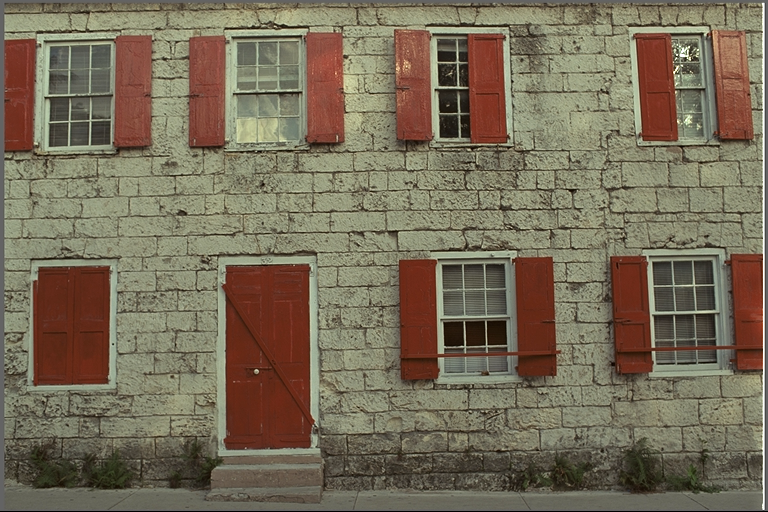
#> input picture experiments/real_photos/kodim01.png, 768 x 512 px, found by its file name
$ python fastvec.py
#> lines starting #> are read from the running program, lines starting #| are printed output that depends on the picture
"""ULTRA-FAST path: row-vectorized predictors (numpy C-speed) + zlib (C-speed). No Python pixel loops."""
import numpy as np, zlib, time
from PIL import Image
import os
def saturate8(a): return a
d="/tmp/opencode/autocompress/experiments/real_photos"
def ycocg(rgb):
    R=rgb[:,:,0].astype(np.int16); G=rgb[:,:,1].astype(np.int16); B=rgb[:,:,2].astype(np.int16)
    Co=R-B; t=B+(Co>>1); Cg=G-t; Y=t+(Cg>>1)
    return {"Y":Y,"Co":Co,"Cg":Cg}
def predict_top(P):  # P padded (H+1,W+1); row-vectorized: pred[i,j]=P[i,j+1](top)
    return P[:-1,1:]
def residuals_top(arr):
    P=np.pad(arr,((1,0),(1,0)),mode='edge').astype(np.int16)
    return (arr-predict_top(P)).astype(np.int16)
def residuals_avg(arr):
    P=np.pad(arr,((1,0),(1,0)),mode='edge').astype(np.int16)
    pred=((P[:-1,1:].astype(np.int32)+P[:-1,:-1].astype(np.int32))//2).astype(np.int16)
    return (arr-pred).astype(np.int16)
def residuals_gradcorr(arr):
    P=np.pad(arr,((1,0),(1,1)),mode='edge').astype(np.int16)
    top=P[:-1,1:-1].astype(np.int32); tl=P[:-1,:-2].astype(np.int32); tr=P[:-1,2:].astype(np.int32)
    pred=(top+((tl-tr)//2)).astype(np.int16)
    return (arr-pred).astype(np.int16)
def zz_bytes(r):
    u=np.where(r>=0,2*r,-2*r-1).astype(np.int32)
    # store as 16-bit LE bytes (two byte planes: low, high) - high plane mostly zero -> zlib loves it
    return u.astype(np.uint16).tobytes()
for fn in ["kodim01.png","kodim07.png","kodim23.png"]:
    rgb=np.array(Image.open(os.path.join(d,fn)).convert("RGB")); H,W,_=rgb.shape
#> further down, rgb is the input picture: shape (512, 768, 3); mean R, G, B 119.8, 108.7, 88.4
#> after `H, W, _ = rgb.shape`: H = 512; W = 768
    Y=ycocg(rgb)
#> in ycocg, `R = rgb[:, :, 0].astype(np.int16)`:
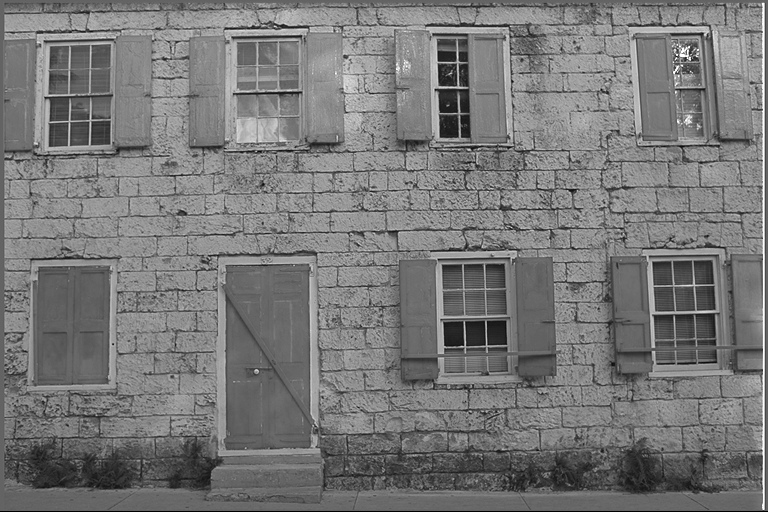
#> R: shape (512, 768) int16; min 0, max 255, mean 119.8
#> in ycocg, `G = rgb[:, :, 1].astype(np.int16)`:
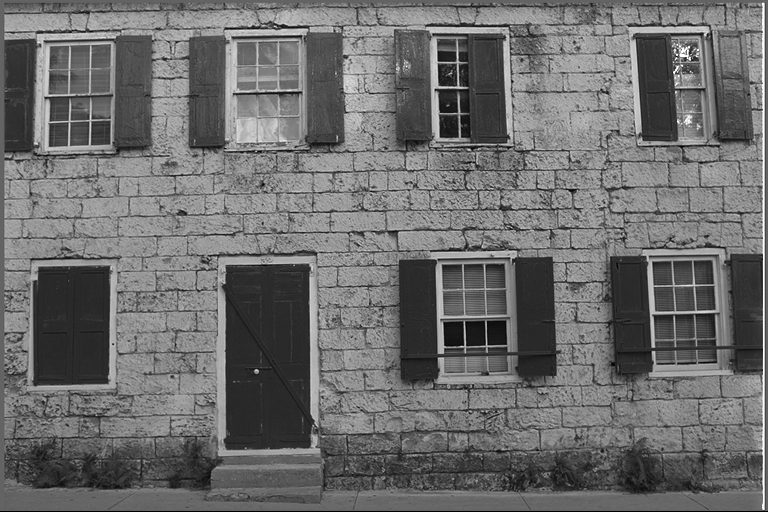
#> G: shape (512, 768) int16; min 0, max 255, mean 108.7
#> in ycocg, `B = rgb[:, :, 2].astype(np.int16)`:
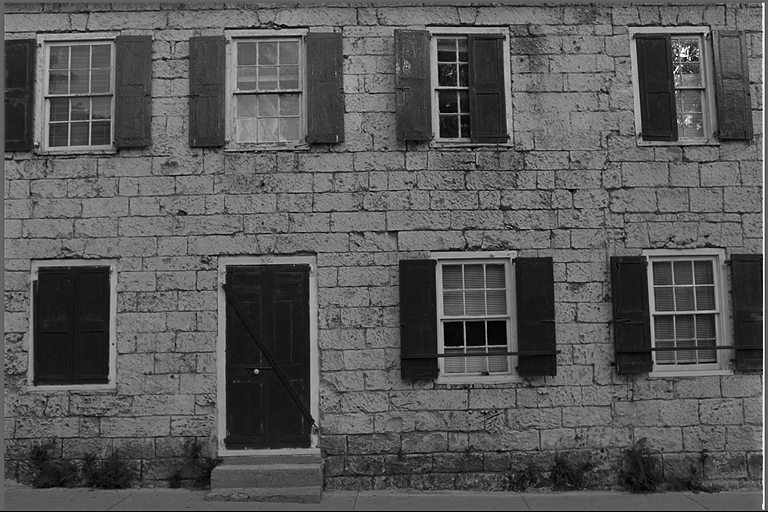
#> B: shape (512, 768) int16; min 0, max 255, mean 88.4
#> in ycocg, `Co = R - B`:
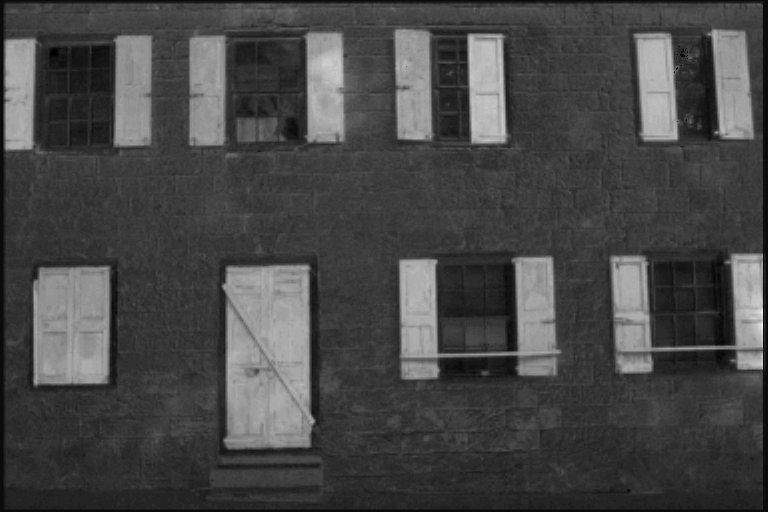
#> Co: shape (512, 768) int16; min -6, max 127, mean 31.4; drawn with min black and max white
#> in ycocg, `t = B + (Co >> 1)`:
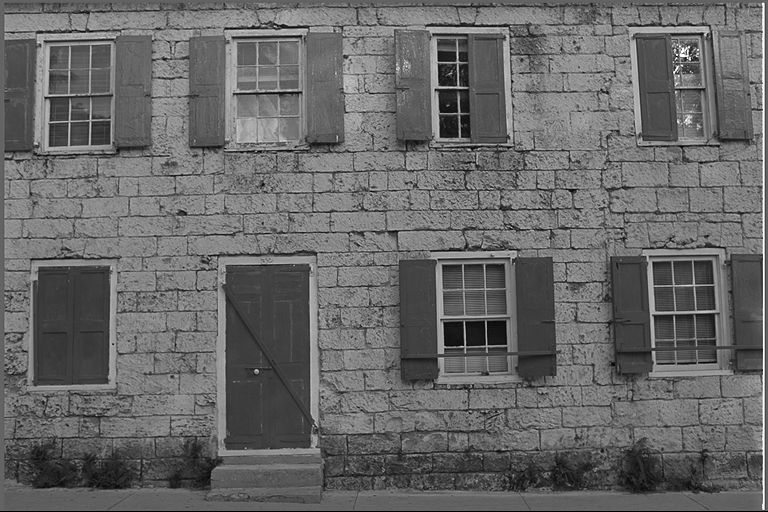
#> t: shape (512, 768) int16; min 0, max 255, mean 103.8
#> in ycocg, `Cg = G - t`:
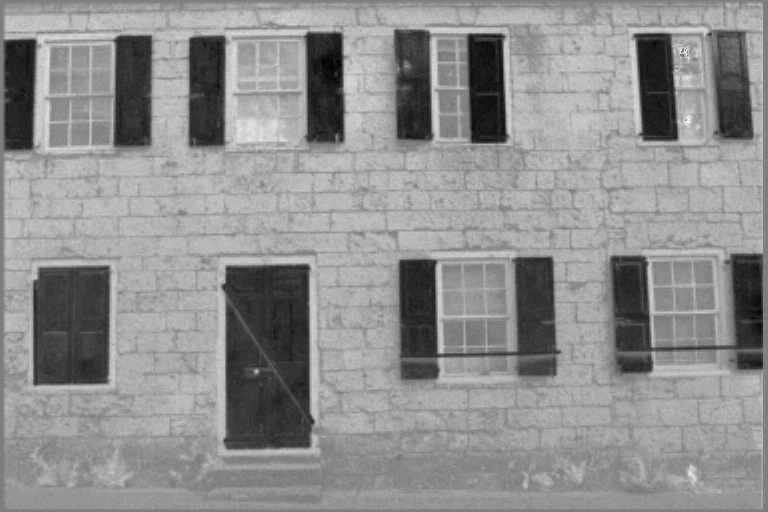
#> Cg: shape (512, 768) int16; min -35, max 36, mean 4.9; drawn with min black and max white
#> Y = 3 items
    for name,f in [("raw",None),("top",residuals_top),("avg",residuals_avg),("gradcorr",residuals_gradcorr)]:
        t0=time.perf_counter()
        if f is None:
            pay=b''.join(v.astype(np.int16).tobytes() for v in Y.values())
        else:
            pay=b''.join(zz_bytes(f(v)) for v in Y.values())
        n=len(zlib.compress(pay,9))+24
        t=time.perf_counter()-t0
        print(f"{fn} {name:9s} bpp={n*8/(H*W*3):.2f} enc={t*1000:.0f}ms ({H*W/1e6/t:.1f}MP/s)",flush=True)
#> this loop made 4 passes
#> n on passes 1 to 4: 805248, 725816, 743184, 819401
#| kodim01.png raw       bpp=5.46 enc=901ms (0.4MP/s)
#| kodim01.png top       bpp=4.92 enc=2748ms (0.1MP/s)
#| kodim01.png avg       bpp=5.04 enc=2403ms (0.2MP/s)
#| kodim01.png gradcorr  bpp=5.56 enc=2069ms (0.2MP/s)
#> pass 2, in zz_bytes (call 2), `u=np.where(r>=0,2*r,-2*r-1).astype(np.int32)`:
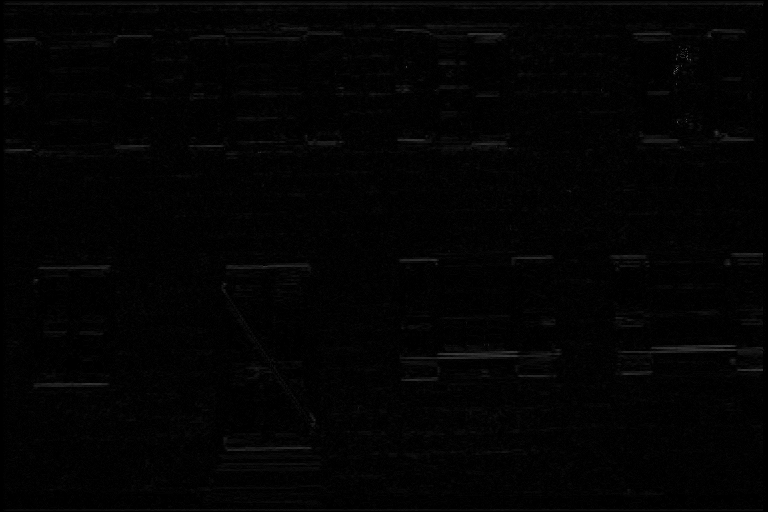
#> u: shape (512, 768) int32; min 0, max 103, mean 3
#> pass 2 of the loop `for fn in ["kodim01.png","kodim07.png","kodim23.png"]:`:
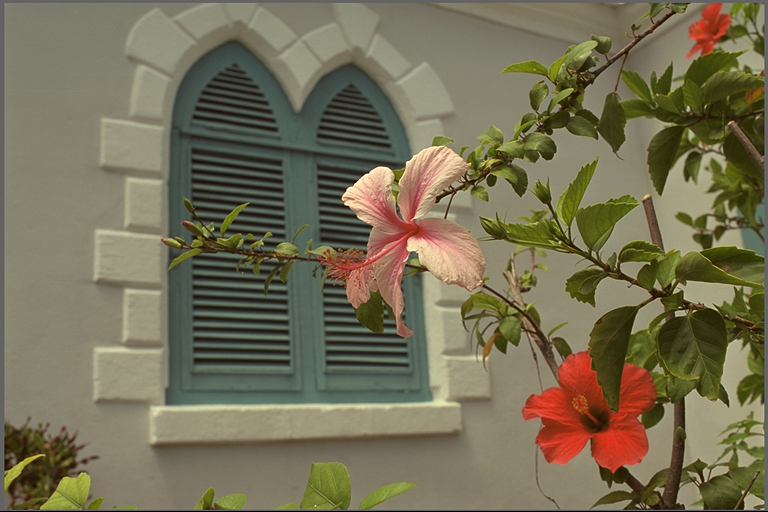
#> input picture experiments/real_photos/kodim07.png, 768 x 512 px, found by its file name
#> rgb is the input picture: shape (512, 768, 3); mean R, G, B 117.6, 110.7, 85.4
#> in ycocg (call 2), `Y = t + (Cg >> 1)`:
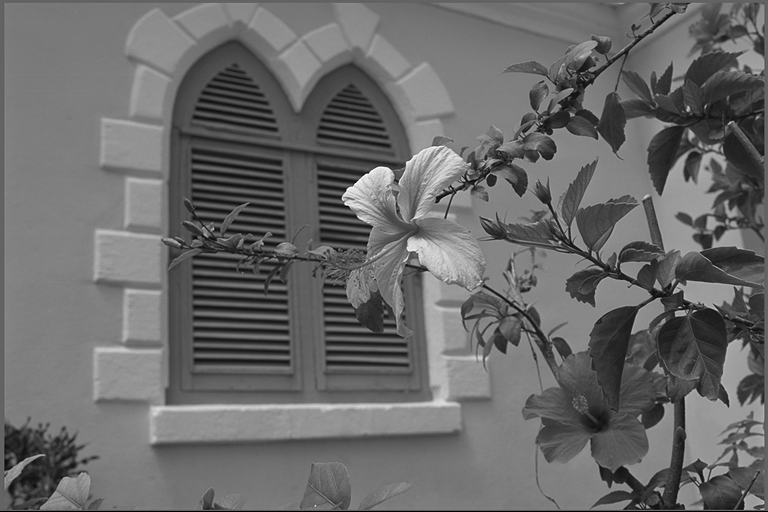
#> Y: shape (512, 768) int16; min 0, max 255, mean 105.7
#> the loop `for name,f in [("raw",None),("top",residuals_top),("avg",residuals_avg..` made 4 passes
#> n on passes 1 to 4: 743243, 641557, 646885, 723695
#> (printed output is left out)
#> pass 2, in zz_bytes (call 11), `u=np.where(r>=0,2*r,-2*r-1).astype(np.int32)`:
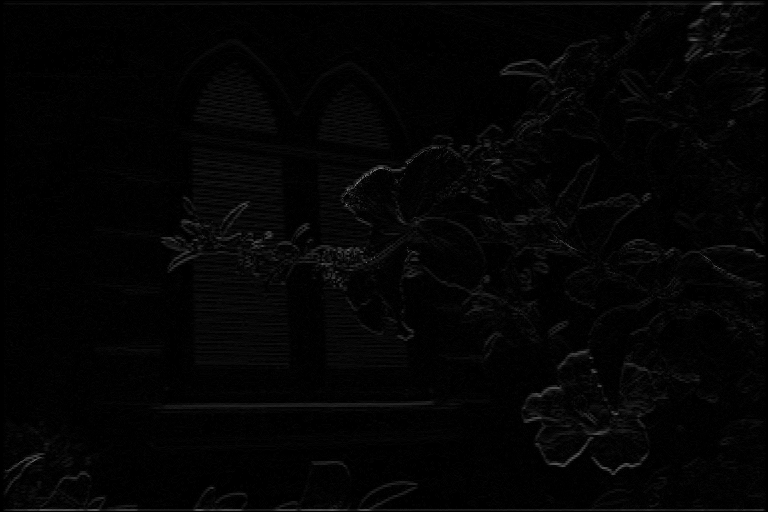
#> u: shape (512, 768) int32; min 0, max 129, mean 4
#> (the run stopped early here; a loop or call above may not have finished)
